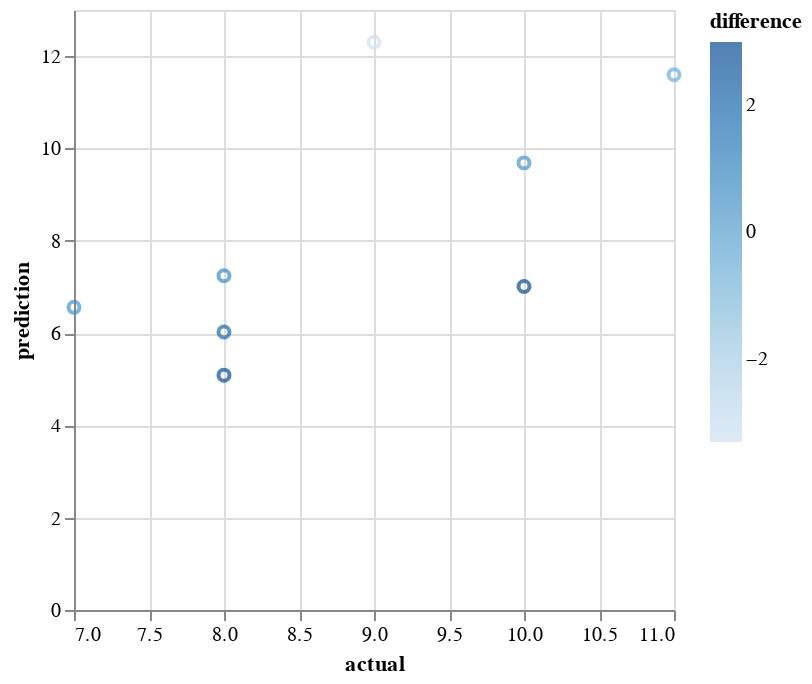

Source (notebook cell):
### Markdown cell above
The below plot shows the predicted vs. the actual RUL for samples where actual RUL is less than 12 (close-up of bottom left of above chart).

### Code cell
temp = df[df['actual'] < 12]
display(alt.Chart(temp).mark_point().encode(x = alt.X("actual").scale(zero = False), 
                                                y = 'prediction', 
                                                color = "difference", 
                                                ))
del temp

### Figure 1 — Vega-Lite specification as saved in the notebook (floating-point values rounded to 4 significant figures)
{"config": {"view": {"continuousWidth": 300, "continuousHeight": 300}}, "data": {"name": "data-42ec41f2027eecc2c714eecb976e17d1"}, "mark": {"type": "point"}, "encoding": {"color": {"field": "difference", "type": "quantitative"}, "x": {"field": "actual", "scale": {"zero": false}, "type": "quantitative"}, "y": {"field": "prediction", "type": "quantitative"}}, "$schema": "https://vega.github.io/schema/vega-lite/v5.20.1.json", "datasets": {"data-42ec41f2027eecc2c714eecb976e17d1": [{"prediction": 5.088, "actual": 8, "difference": 2.912}, {"prediction": 6.557, "actual": 7, "difference": 0.4426}, {"prediction": 11.6, "actual": 11, "difference": -0.5956}, {"prediction": 9.688, "actual": 10, "difference": 0.3123}, {"prediction": 6.023, "actual": 8, "difference": 1.977}, {"prediction": 7.008, "actual": 10, "difference": 2.992}, {"prediction": 7.24, "actual": 8, "difference": 0.7597}, {"prediction": 12.3, "actual": 9, "difference": -3.302}]}}
